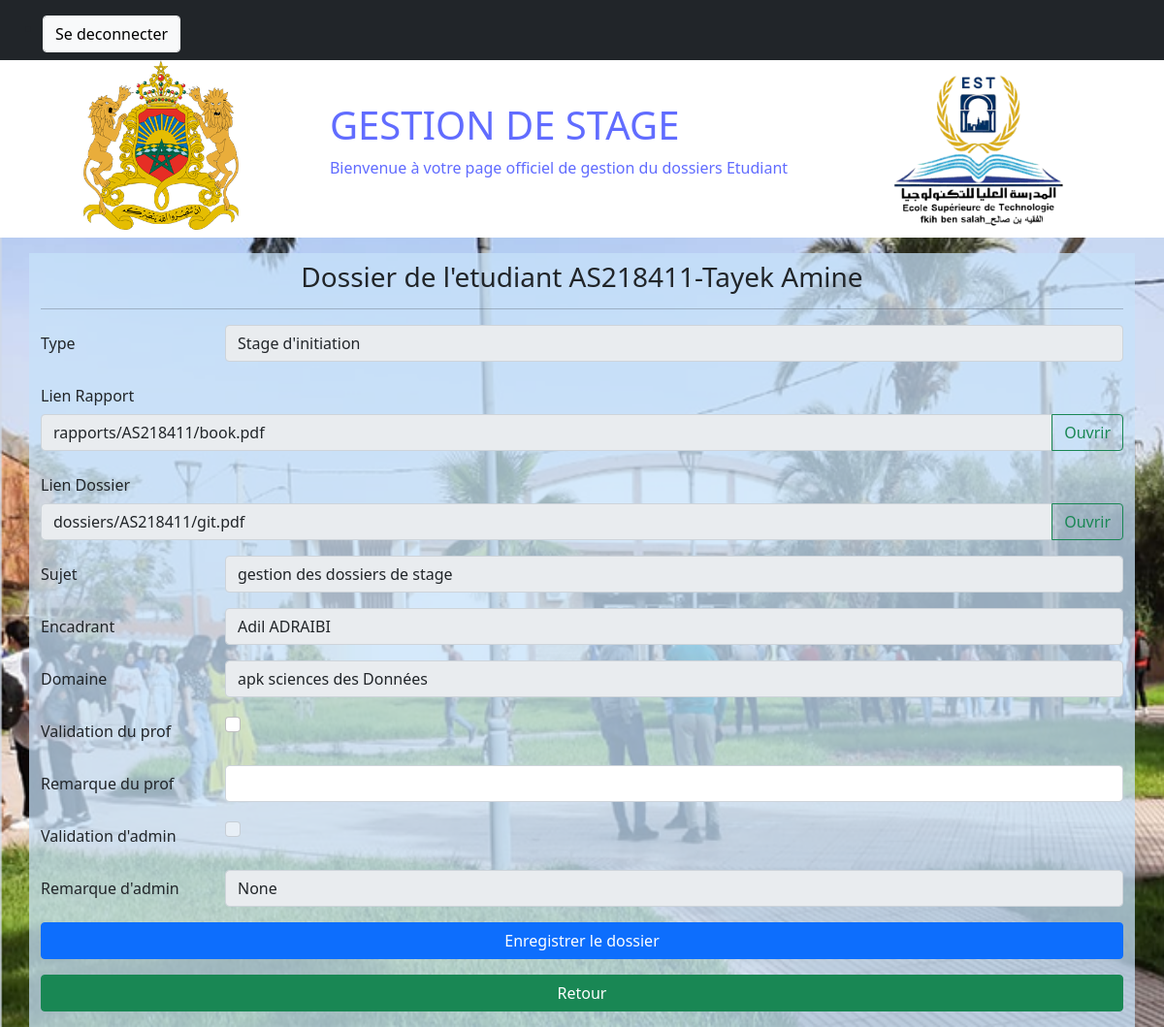
The app's page /afficherdossier/9 (signed in) with its own data.
### manager/models.py (models this page shows, shortened)
class User(AbstractUser):
    class Role(models.TextChoices):
        ADMIN="ADMIN", 'ADMIN'
        PROF="PROF", 'PROF'
        ETUDIANT="ETUDIANT", 'ETUDIANT'
    SEX = (
        ("Male", "Male"),
        ('Female', 'Female'),
    )
    base_role=Role.ADMIN
    base_role1=Role.ETUDIANT
    role = models.CharField(max_length = 20, choices= Role)
    Sex =  models.CharField(max_length = 10, choices=SEX)
    adresse=models.TextField(max_length=150,null=True)
    tel=models.CharField(max_length=40,null=True)
    Napog=models.IntegerField(default=0,null=True)
    CNE=models.CharField(max_length=50,null=True)
    dateN= models.DateField(auto_now=False, auto_now_add=False, null=True)
    lieuxN = models.CharField(max_length=50,null=True)
    SPC = models.CharField(max_length = 50,null=True)

class Dossiers(models.Model):
    TYPES = (
        ("1", "Stage d'initiation"),
        ('2', 'stage technique'),
        ('3', 'stage PFE'),
        ('4', 'Stage Professionel'),
    )
    NIVEAUX = (
        ("1ere Annee", "1ere Annee"),
        ("2eme Annee", "2eme Annee"),
        ('Licence Professionelle', 'Licence Professionelle'),
    )
    Type = models.CharField(max_length=50, choices=TYPES)
    Rapport = models.FileField(upload_to=pdf1_upload_to)
    Doss= models.FileField(upload_to=pdf2_upload_to)
    Sujet = models.CharField(max_length=100, null=False, blank=False)
    Encadrant = models.CharField(max_length=100, null=False, blank=False)
    Domaine = models.CharField(max_length=100, null=False, blank=False)
    Nom_filiere = models.CharField(max_length=100)
    Year = models.DateField(auto_now=False, auto_now_add=False)
    Niveau = models.CharField(max_length=50, choices = NIVEAUX)
    Student = models.ForeignKey(Student, on_delete=models.CASCADE)
    ValidationProf = models.BooleanField(default=False)
    ValidationAdmin = models.BooleanField(default=False)
    RemarqueProf = models.CharField(max_length=255, blank=True, null=True)
    RemarqueAdmin = models.CharField(max_length=255, blank=True, null=True)
    class Meta:
        ordering=['Type']

### manager/views.py (the view, shortened to what this page needs)
# urls.py: path('afficherdossier/<int:pk>', views.afficherdossier, name='afficherdossier'),
def afficherdossier(request, pk):
    if request.user.is_authenticated and request.user.role == 'PROF':
        d = Dossiers.objects.get(pk=pk)
        checked=d.ValidationProf
        context = { 'dossier':d, 'checked': checked, 'Etudiant':d.Student, 'niveau': d.Niveau, 'nom_filier':d.Nom_filiere, 'annee':d.Year.year, 'cin':d.Student.username}
        return render(request, 'manager/afficherdossierProf.html', context=context)
    elif request.user.is_authenticated and request.user.role == 'ETUDIANT':
        d = Dossiers.objects.get(pk=pk)
        checked=d.ValidationProf
        context = { 'dossier':d, 'checked': checked, 'Etudiant':d.Student}
        return render(request, 'manager/afficherdossier.html', context=context)

### templates/manager/afficherdossierProf.html (shortened to what this page needs)
{% extends 'manager/base.html' %}
{% block content %}
<div class="form container">
  {% if request.user.role == 'ETUDIANT' %}
    <h3>Voici votre dossier</h3>
  {% elif request.user.role == 'PROF' %}
    <h3>Dossier de l'etudiant {{ Etudiant.username }}-{{ Etudiant.last_name }} {{ Etudiant.first_name }} </h3>
  {% endif %}
  <hr>
      <div class="mb-3 row">
        <label for="Type" class="col-sm-2 col-form-label">Type</label>
        <div class="col-sm-10">
          <input type="text" class="form-control" id="Type" name="Type" value= "{{ dossier.get_Type_display }}" disabled/>
        </div>
      </div>
    <div class="mb-3 row">
      <label for="Rapport" class="col-sm-2 col-form-label">Lien Rapport</label>
      <div class="input-group col-sm-10">
        <input type="text" class="form-control" id="Rapport" name="Rapport" value="{{ dossier.Rapport }}" disabled/>
        <a target="_blank" class="btn btn-outline-success" type="button" href="{% url 'viewPdf' dossier.id 1 %}">Ouvrir</a>
      </div>
    </div>
    <div class="mb-3 row">
      <label for="Dossier" class="col-sm-2 col-form-label">Lien Dossier</label>
      <div class="input-group col-sm-10">
        <input type="text" class="form-control" id="Dossier" name="Dossier" value="{{ dossier.Doss }}" disabled/>
        <a target="_blank" class="btn btn-outline-success" type="button" href="{% url 'viewPdf' dossier.id 2 %}">Ouvrir</a>
      </div>
    </div>
    <div class="mb-3 row">
      <label for="Sujet" class="col-sm-2 col-form-label">Sujet</label>
      <div class="col-sm-10">
        <input type="text" class="form-control" id="Sujet" name="Sujet" value="{{ dossier.Sujet }}" disabled/>
      </div>
    </div>
    <div class="mb-3 row">
      <label for="Encadrant" class="col-sm-2 col-form-label">Encadrant</label>
      <div class="col-sm-10">
        <input type="text" class="form-control" id="Encadrant" name="Encadrant" value="{{ dossier.Encadrant }}" disabled />
      </div>
    </div>
    <div class="mb-3 row">
      <label for="Domaine" class="col-sm-2 col-form-label">Domaine</label>
      <div class="col-sm-10">
        <input type="text" class="form-control" id="Domaine" name="Domaine" value="{{ dossier.Domaine }}" disabled />
      </div>
    </div>
    <form action="{% url 'afficherdossier' dossier.pk %}" method="POST">
    <div class="mb-3 row">
      <label for="validationp" class="col-sm-2 col-form-label">Validation du prof</label>
      <div class="col-sm-10">
        <input class="form-check-input" id="chek1" type="checkbox" name="val" {% if checked %} checked  {% endif %} {% if request.user.role == "ETUDIANT" %} disabled {% endif %}>
      </div>
    </div>
    {% if not dossier.ValidationProf %}
    <div class="mb-3 row">
      <label for="validationa" class="col-sm-2 col-form-label">Remarque du prof</label>
      <div class="col-sm-10">
        <input class="form-control" id="valifdationp" type="textfield" {% if dossier.RemarqueProf is None %} value=""  {% else %} value="{{ dossier.RemarqueProf }}"{% endif %} name="remarqProf" {% if request.user.role == "ETUDIANT" %} disabled {% endif %}>
      </div>
    </div>
    {% endif %}
    <div class="mb-3 row">
      <label for="validationa" class="col-sm-2 col-form-label">Validation d'admin</label>
      <div class="col-sm-10">
        <input class="form-check-input"  type="checkbox" {% if dossier.ValidationAdmin %} checked {% endif %}  disabled >
      </div>
    </div>
    {% if not dossier.ValidationAdmin %}
    <div class="mb-3 row">
      <label for="validationa" class="col-sm-2 col-form-label">Remarque d'admin</label>
      <div class="col-sm-10">
        <input class= "form-control" type="textfield" value="{{ dossier.RemarqueAdmin }}" {% if dossier.RemarqueAdmin is None %} value=""  {% else %} value="{{ dossier.RemarqueAdmin }}"{% endif %}  disabled>
      </div>
    </div>
    {% endif %}
    {% if request.user.role == 'PROF' %}
      <div class="d-grid gap-2">
        <button class="btn btn-primary" type="submit">Enregistrer le dossier</a>
      </div>
    {% endif %}
  </form>
  <div class="my-2 d-grid gap-2">
    <a class="btn btn-success mt-2" href="{% url 'homeProf' niveau nom_filier annee cin %}">Retour</a>
  </div>
</div>
{% endblock content %}

### manager/static/css/style.css (style rules this page uses)
body { background-image: url("../2.png"); background-size: cover; background-repeat: no-repeat; box-sizing: border-box; }
.form { background-color: rgba(199, 226, 250, 0.747); padding: 8px 5vw; margin-top: 16px; }
h3 { text-align: center; }

### records on screen
User: username "AS218411", last_name "Tayek", first_name "Amine"
Dossiers: Type "Stage d'initiation", Rapport "rapports/AS218411/book.pdf", Dossier "dossiers/AS218411/git.pdf", Sujet "gestion des dossiers de stage", Encadrant "Adil ADRAIBI", Domaine "apk sciences des Données", RemarqueAdmin "None"
